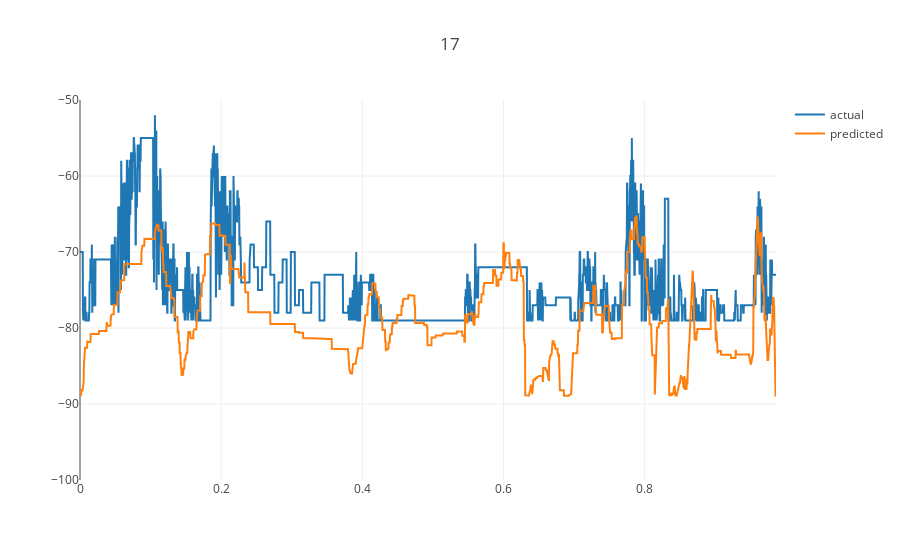
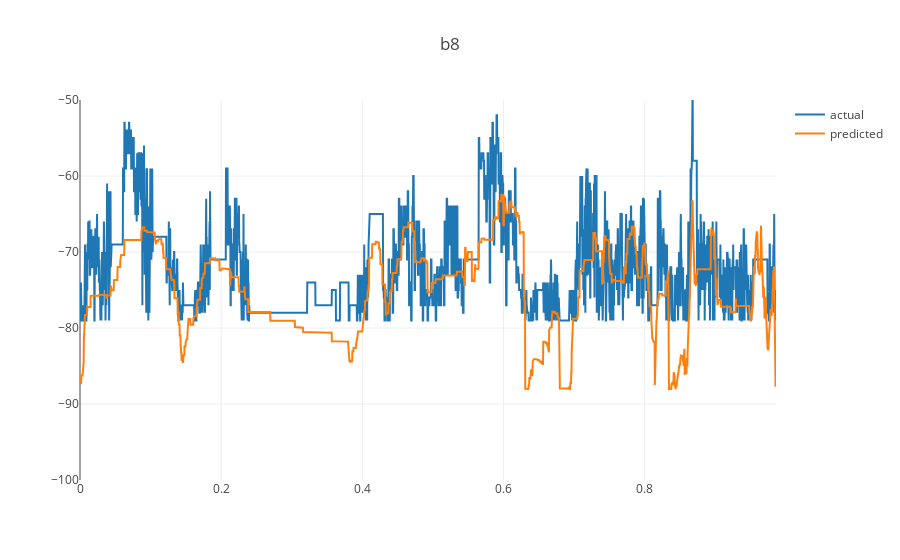

The notebook cell these images were saved under, in order:
### Code cell
# np.cov(rssi_17_b8.T)

def plot_rssi_actual_and_predicted(actual, predicted, start, n):
    stop = start + n
    domain = np.linspace(0, 1, n)
    
    def plot(i, name):
        py.iplot({
            "data": [
                go.Scatter(x=domain, y=actual[start:stop, i], name='actual'),
                go.Scatter(x=domain, y=predicted[start:stop, i], name='predicted')
            ],
            "layout": go.Layout(
                title=name,
                yaxis=dict(
                    range=[-100, -50]
                )
            )
        })
        
    plot(0, '17')
    plot(1, 'b8')

    
plot_rssi_actual_and_predicted(rssi_17_b8, estimate_rssi(positions_17_b8), 0, 3100)
len(rssi_17_b8)

### Figure 1 — Plotly figure (JSON) as saved in the notebook; plotly's stock layout.template omitted (floating-point values rounded to 4 significant figures; data arrays with more than 128 entries replaced by an {"elided": "..."} marker saying what was removed)
{"data": [{"name": "actual", "type": "scatter", "x": {"elided": "3100 float values"}, "y": {"elided": "3057 int values"}}, {"name": "predicted", "type": "scatter", "x": {"elided": "3100 float values"}, "y": {"elided": "3057 float values"}}], "layout": {"title": "17", "yaxis": {"range": [-100, -50]}}}

### Figure 2 — Plotly figure (JSON) as saved in the notebook; plotly's stock layout.template omitted (floating-point values rounded to 4 significant figures; data arrays with more than 128 entries replaced by an {"elided": "..."} marker saying what was removed)
{"data": [{"name": "actual", "type": "scatter", "x": {"elided": "3100 float values"}, "y": {"elided": "3057 int values"}}, {"name": "predicted", "type": "scatter", "x": {"elided": "3100 float values"}, "y": {"elided": "3057 float values"}}], "layout": {"title": "b8", "yaxis": {"range": [-100, -50]}}}
